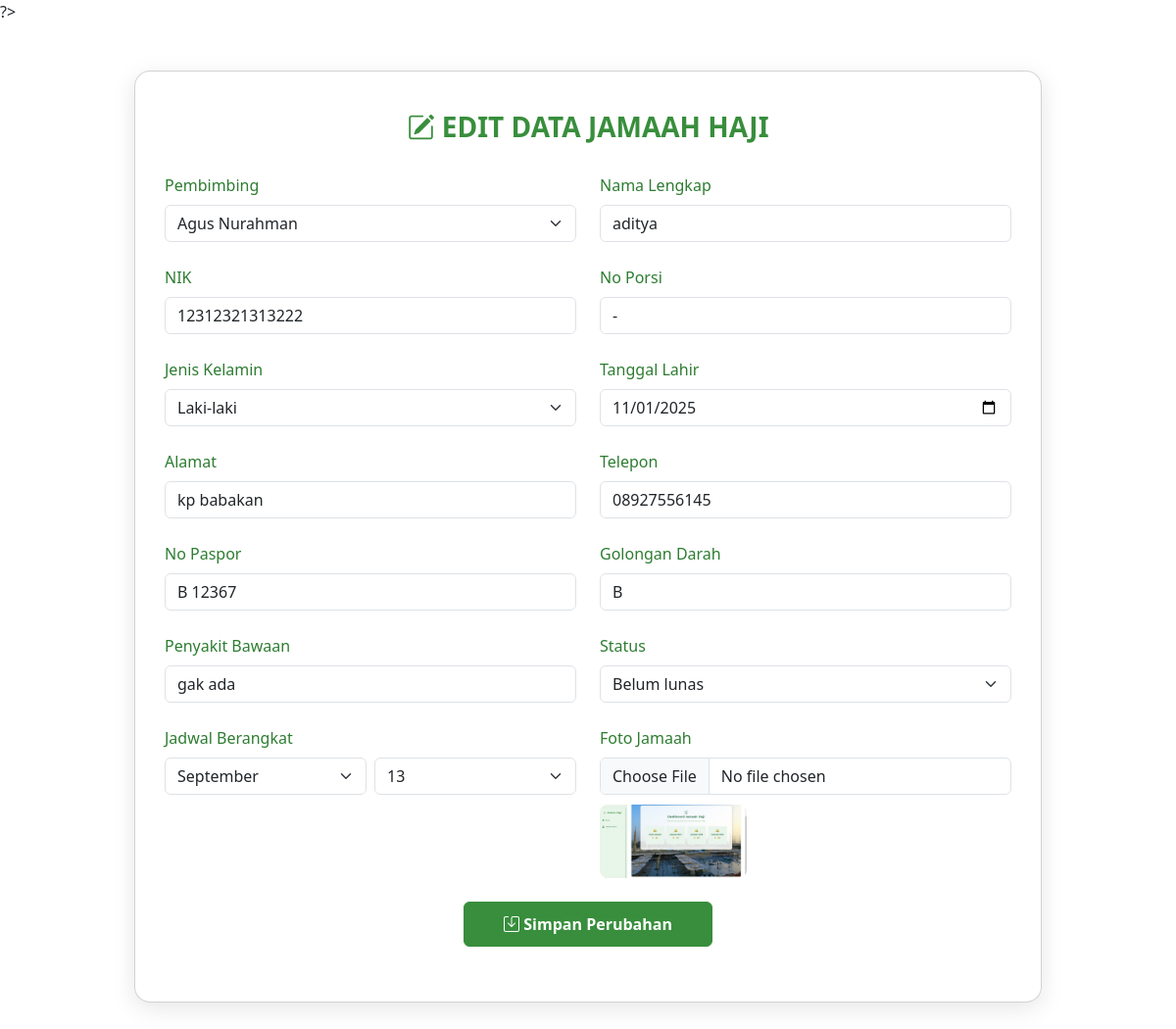
The app's page /contern/jamaahHaji/editJamaah.php?id=30 (signed in), older data.
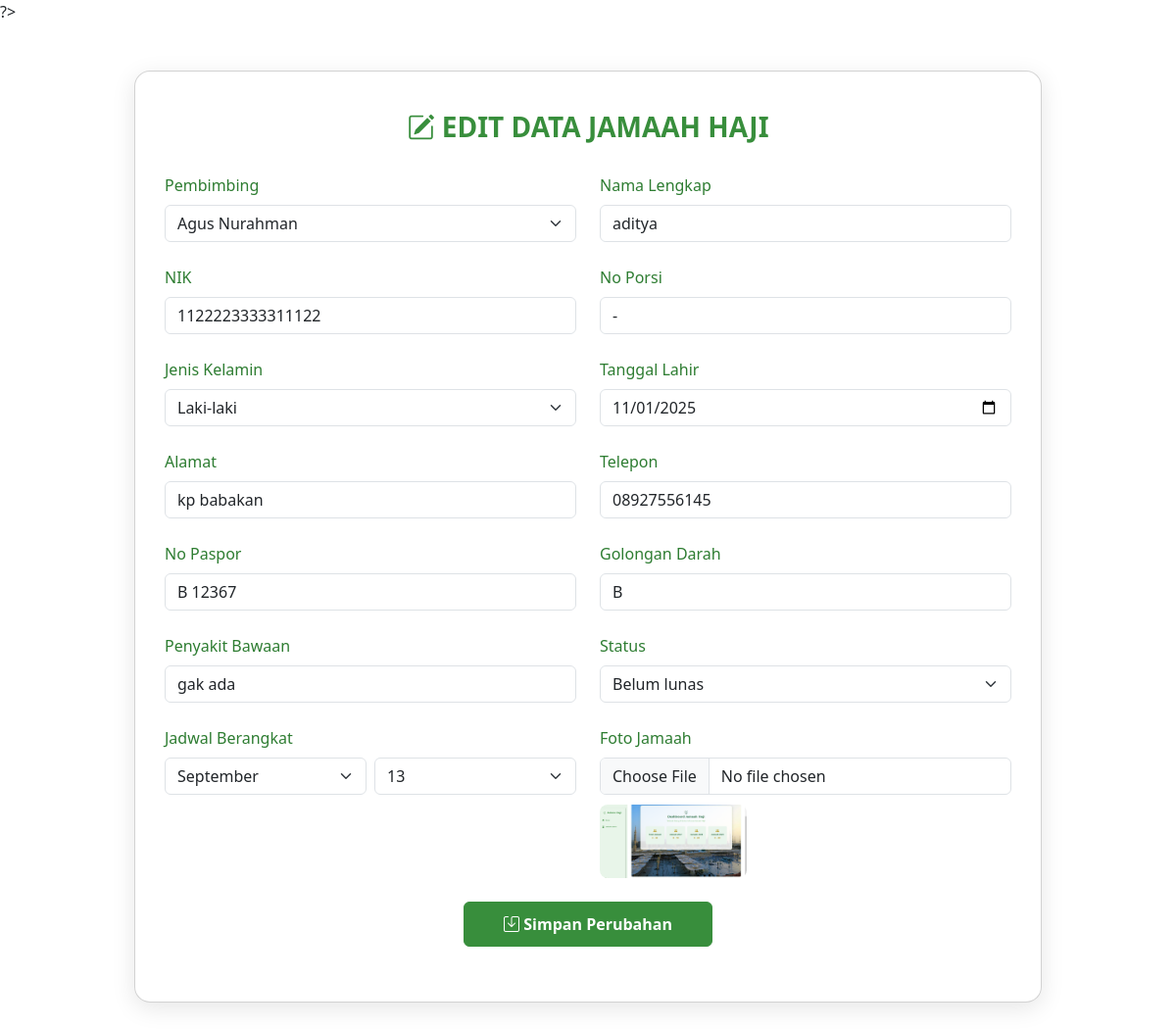
The same page, newer data.
### tables this page shows
CREATE TABLE `jamaah_haji` (
  `id` int NOT NULL,
  `foto` varchar(100) NOT NULL,
  `nik` varchar(20) NOT NULL,
  `no_porsi` varchar(30) NOT NULL,
  `nama_lengkap` varchar(100) NOT NULL,
  `jenis_kelamin` varchar(20) DEFAULT NULL,
  `tanggal_lahir` date NOT NULL,
  `alamat` varchar(200) DEFAULT NULL,
  `telepon` varchar(30) DEFAULT NULL,
  `no_paspor` varchar(20) DEFAULT NULL,
  `golongan_darah` varchar(5) DEFAULT NULL,
  `penyakit_bawaan` varchar(100) DEFAULT NULL,
  `jadwal_berangkat` date DEFAULT NULL,
  `status` varchar(250) NOT NULL,
  `data_pulang` date DEFAULT NULL,
  `id_pembimbing` int DEFAULT NULL
);

### contern/jamaahHaji/editJamaah.php (the view, shortened to what the changed rows need)
<!DOCTYPE html>
<html lang="id">
<head>
  <link rel="stylesheet" href="https://cdn.jsdelivr.net/npm/bootstrap@5.3.3/dist/css/bootstrap.min.css" />
  <link rel="stylesheet" href="https://cdn.jsdelivr.net/npm/bootstrap-icons@1.10.5/font/bootstrap-icons.css" />
</head>
<body>
  <?php
  include __DIR__ . '/../../backend/database.php';
  $id = $_GET['id'];
  $sql = "SELECT * FROM jamaah_haji WHERE id=$id";
  $tampil = $conn->query($sql);
  $data = mysqli_fetch_assoc($tampil);
  ?>
  <div class="container py-5">
    <div class="row justify-content-center">
      <div class="col-lg-10">
        <div class="card card-form">
          <form action="../../backend/query/updateJamaah.php" method="POST" enctype="multipart/form-data">
            <div class="row g-4">
              <div class="col-md-6">
                <label for="nama_lengkap" class="form-label">Nama Lengkap</label>
                <input type="text" class="form-control" id="nama_lengkap" name="nama_lengkap" value="<?= $data['nama_lengkap'] ?>" required />
              </div>
              <div class="col-md-6">
                <label for="nik" class="form-label">NIK</label>
                <input type="text" class="form-control" id="nik" name="nik" value="<?= $data['nik'] ?>" required />
              </div>
              <div class="col-md-6">
                <label for="no_porsi" class="form-label">No Porsi</label>
                <input type="text" class="form-control" id="no_porsi" name="no_porsi" value="<?= $data['no_porsi'] ?>" required />
              </div>
              <div class="col-md-6">
                <label for="jenis_kelamin" class="form-label">Jenis Kelamin</label>
                <select class="form-select" name="jenis_kelamin" required>
                  <option value="Laki-laki" <?= $data['jenis_kelamin'] == 'Laki-laki' ? 'selected' : '' ?>>Laki-laki</option>
                </select>
              </div>
              <div class="col-md-6">
                <label for="tanggal_lahir" class="form-label">Tanggal Lahir</label>
                <input type="date" class="form-control" id="tanggal_lahir" name="tanggal_lahir" value="<?= $data['tanggal_lahir'] ?>" required />
              </div>
              <div class="col-md-6">
                <label for="alamat" class="form-label">Alamat</label>
                <input type="text" class="form-control" id="alamat" name="alamat" value="<?= $data['alamat'] ?>" required />
              </div>
              <div class="col-md-6">
                <label for="telepon" class="form-label">Telepon</label>
                <input type="text" class="form-control" id="telepon" name="telepon" value="<?= $data['telepon'] ?>" required />
              </div>
              <div class="col-md-6">
                <label for="no_paspor" class="form-label">No Paspor</label>
                <input type="text" class="form-control" id="no_paspor" name="no_paspor" value="<?= $data['no_paspor'] ?>" />
              </div>
              <div class="col-md-6">
                <label for="golongan_darah" class="form-label">Golongan Darah</label>
                <input type="text" class="form-control" id="golongan_darah" name="golongan_darah" value="<?= $data['golongan_darah'] ?>" />
              </div>
              <div class="col-md-6">
                <label for="penyakit_bawaan" class="form-label">Penyakit Bawaan</label>
                <input type="text" class="form-control" id="penyakit_bawaan" name="penyakit_bawaan" value="<?= $data['penyakit_bawaan'] ?>" />
              </div>
              <div class="col-md-6">
                <label for="status" class="form-label">Status</label>
                <select class="form-select" id="status" name="status" required>
                  <option value="Belum lunas" <?= $data['status'] == 'Belum lunas' ? 'selected' : '' ?>>Belum lunas</option>
                </select>
              </div>
              <div class="col-md-6">
                <div class="row g-2">
                  <div class="col-6">
                    <select class="form-select" id="bulan" name="bulan" required>
                      <option value="09" <?= !empty($data['jadwal_berangkat']) && date('m', strtotime($data['jadwal_berangkat'])) == '09' ? 'selected' : '' ?>>September</option>
                    </select>
                  </div>
                </div>
              </div>
              <div class="col-md-6">
                <label for="foto" class="form-label">Foto Jamaah</label>
                <input type="file" class="form-control" id="foto" name="foto" accept="image/*" onchange="previewImage(event)">
                <?php if (!empty($data['foto'])): ?>
                  <img src="../../uploads/<?= $data['foto'] ?>" id="preview" class="img-preview" alt="Foto Jamaah Lama" />
                <?php else: ?>
                  <img id="preview" class="img-preview" style="display: none;" />
                <?php endif; ?>
              </div>
            </div>
          </form>
        </div>
      </div>
    </div>
  </div>
</body>
</html>

Row changes from the older to the newer data that the page shows:
changed jamaah_haji "aditya": nik "12312321313222" → "1122223333311122"
